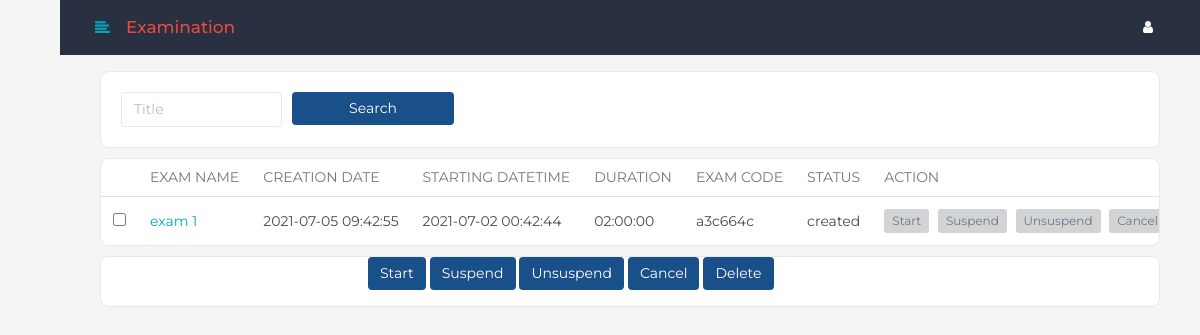
The page /admin/exam-list.php (signed in) on the database as committed earlier.
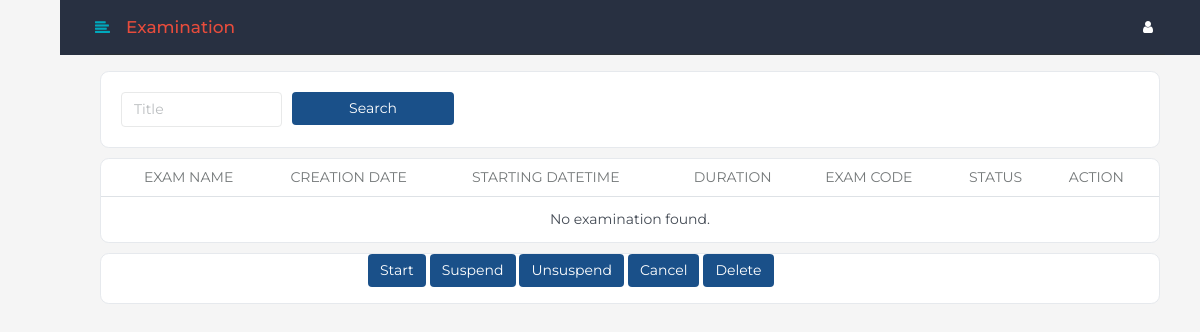
The same page on the database as committed later.
### tables this page shows
CREATE TABLE `examination` (
  `examId` int(6) NOT NULL,
  `conductorId` varchar(25) NOT NULL,
  `examTitle` varchar(500) NOT NULL,
  `examInstruction` varchar(1000) NOT NULL,
  `examCreationDate` datetime NOT NULL,
  `examDateTime` datetime NOT NULL,
  `examDuration` time NOT NULL,
  `totalQuestion` int(4) NOT NULL,
  `marksPerRightAnswer` int(3) NOT NULL,
  `marksPerWrongAnswer` int(3) NOT NULL,
  `examCode` varchar(7) NOT NULL,
  `examStatus` enum('created','started','completed','canceled','suspended') NOT NULL
);

### admin/exam-list.php (the view, shortened to what the changed rows need)
<?php
require('../config.php');
?>
<!doctype html>
<html lang="en" dir="ltr">
<head>
<link rel="stylesheet" href="../assets/plugins/bootstrap/css/bootstrap.min.css" />
<link rel="stylesheet" href="https://cdnjs.cloudflare.com/ajax/libs/font-awesome/4.7.0/css/font-awesome.min.css">
<link rel="stylesheet" href="../assets/plugins/charts-c3/c3.min.css"/>
<link rel="stylesheet" href="../assets/css/main.css"/>
<link rel="stylesheet" href="../assets/css/theme1.css"/>
</head>
<body class="font-montserrat">
<div id="main_content">
    <div class="page">
        <div id="page_top" class="section-body top_dark">
            <div class="container-fluid">
                <div class="page-header">
                    <div class="left">
                        <h1 class="page-title">Examination</h1>
                    </div>
                </div>
            </div>
        </div>
            <div class="section-body mt-3">
            <div class="container-fluid">
                  <div class="tab-content">
                  <div class="tab-pane fade show active" id="todo-list" role="tabpanel">
                  <form action="<?=$_SERVER['PHP_SELF']?>" method="POST">
                    <div class="col-12">
                        <div class="card">
                            <div class="table-responsive">
                                <table class="table table-hover table-striped table-vcenter mb-0 text-nowrap">
                                    <thead>
                                        <tr>
                                          <th></th>
                                          <th>Exam Name</th>
                                          <th>Creation Date</th>
                                          <th>Starting DateTime</th>
                                          <th>Duration</th>
                                          <th>Exam Code</th>
                                          <th>Status</th>
                                          <th>Action</th>
                                        </tr>
                                    </thead>
                                    <tbody>
                                      <?php
                                      $examQuery="SELECT * FROM examination ORDER BY examCreationDate DESC,examDateTime DESC";
                                      $examResult=mysqli_query($con,$examQuery) or die('Error to send query');
                                      if(mysqli_num_rows($examResult)>0){
                                      $i=1;
                                      while($examRow=mysqli_fetch_assoc($examResult)){
                                        $str1='#';
                                        $str2='#';
                                        $str3='#';
                                        $str4='#';
                                        $str5='#';
                                        $examId=$examRow['examId'];
                                        if($examRow['examStatus']==='created'){
                                          $str1="start-exam.php?examId=".$examId;
                                          $str3="suspend-exam.php?examId=".$examId;
                                        }
                                        if($examRow['examStatus']==='created' or $examRow['examStatus']==='suspended'){
                                          $str2="cancel-exam.php?examId=".$examId;
                                        }
                                        if($examRow['examStatus']==='created' or $examRow['examStatus']==='suspend' or $examRow['examStatus']==='canceled'){
                                          $str5="delete-exam.php?examId=".$examId;
                                        }
                                        echo "<tr>
                                              <td><input type='checkbox' class='select-cand' id='".$i."' name='".$examId."'></td>
                                              <td><a href='exam-detail.php?examId=".$examRow['examId']."'>".$examRow['examTitle']."</td>
                                              <td><span>".$examRow['examCreationDate']."</td><td>".$examRow['examDateTime']."</span></td>
                                              <td><span>".$examRow['examDuration']."</td><td>".$examRow['examCode']."</span></td>
                                              <td><span>".$examRow['examStatus']."</span></td>
                                              <td><a href='".$str1."'><span class='tag tag-default' style='margin-right:5px;'>Start</span></a>
                                              <a href='".$str2."'><span class='tag tag-default' style='margin-right:5px;'>Suspend</span></a>
                                              <a href='".$str3."'><span class='tag tag-default' style='margin-right:5px;'>Unsuspend</span></a>
                                              <a href='".$str4."'><span class='tag tag-default' style='margin-right:5px;'>Cancel</span></a>
                                              <a href='".$str5."'><span class='tag tag-default' style='margin-right:5px;'>Delete</span></a></td></tr>";
                                        $i++;
                                      }
                                    }else{
                                      echo "<tr><td colspan='8' style='text-align:center;'>No examination found.</td></r>";
                                    }
                                      ?>
                                    </tbody>
                                </table>
                            </div>
                        </div>
                        </div>
                    </div>
                </div>
                </div>
              </div>
            </div>
        </div>
</body>
</html>

Rows that differ between the two databases and show on the page:
removed examination: examTitle "exam 1", examCreationDate "2021-07-05 09:42:55", examDateTime "2021-07-02 00:42:44", examDuration "02:00:00", examCode "a3c664c", examStatus "created"
Other text that changed with them:
text now shown: "No examination found."
